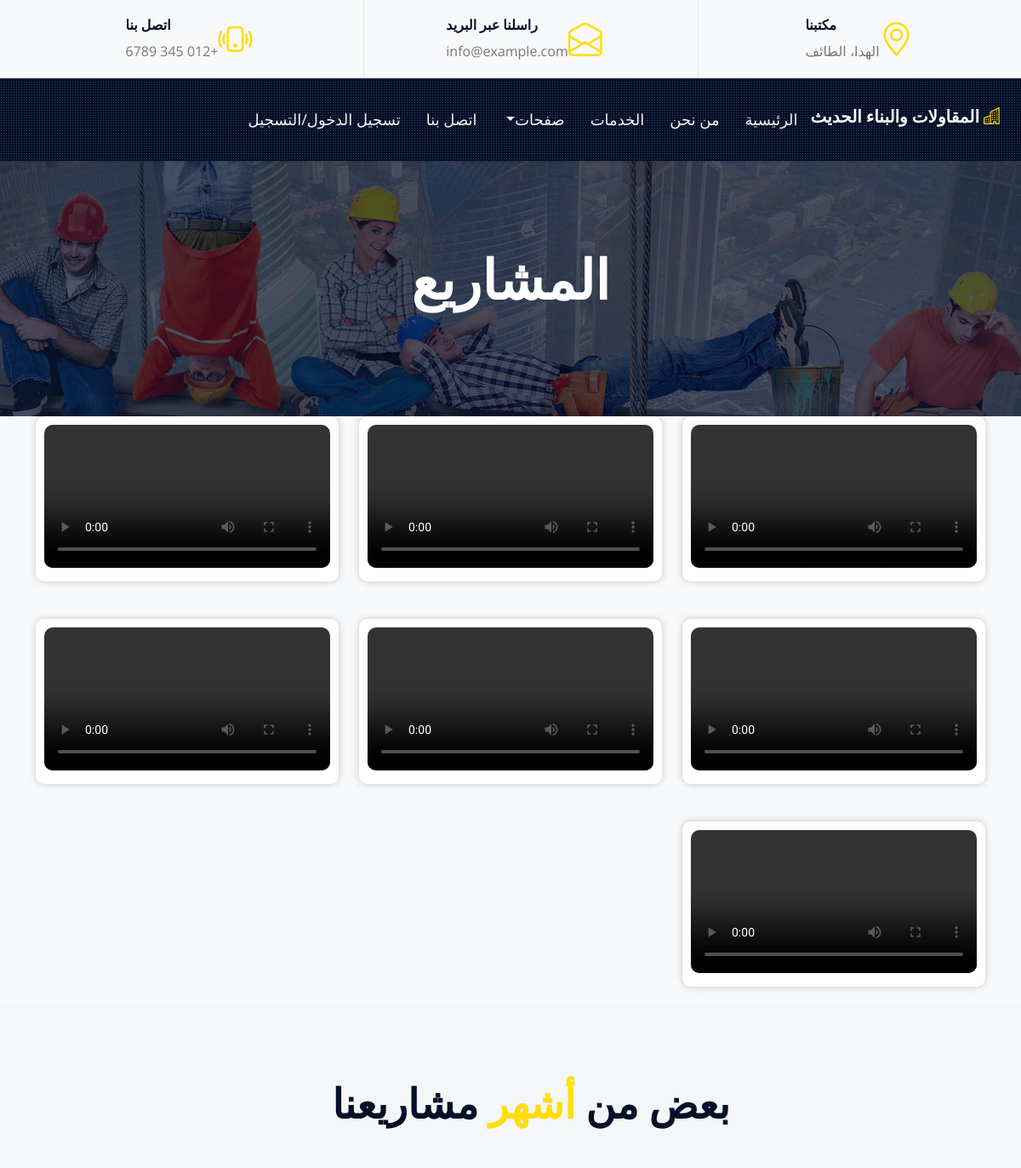
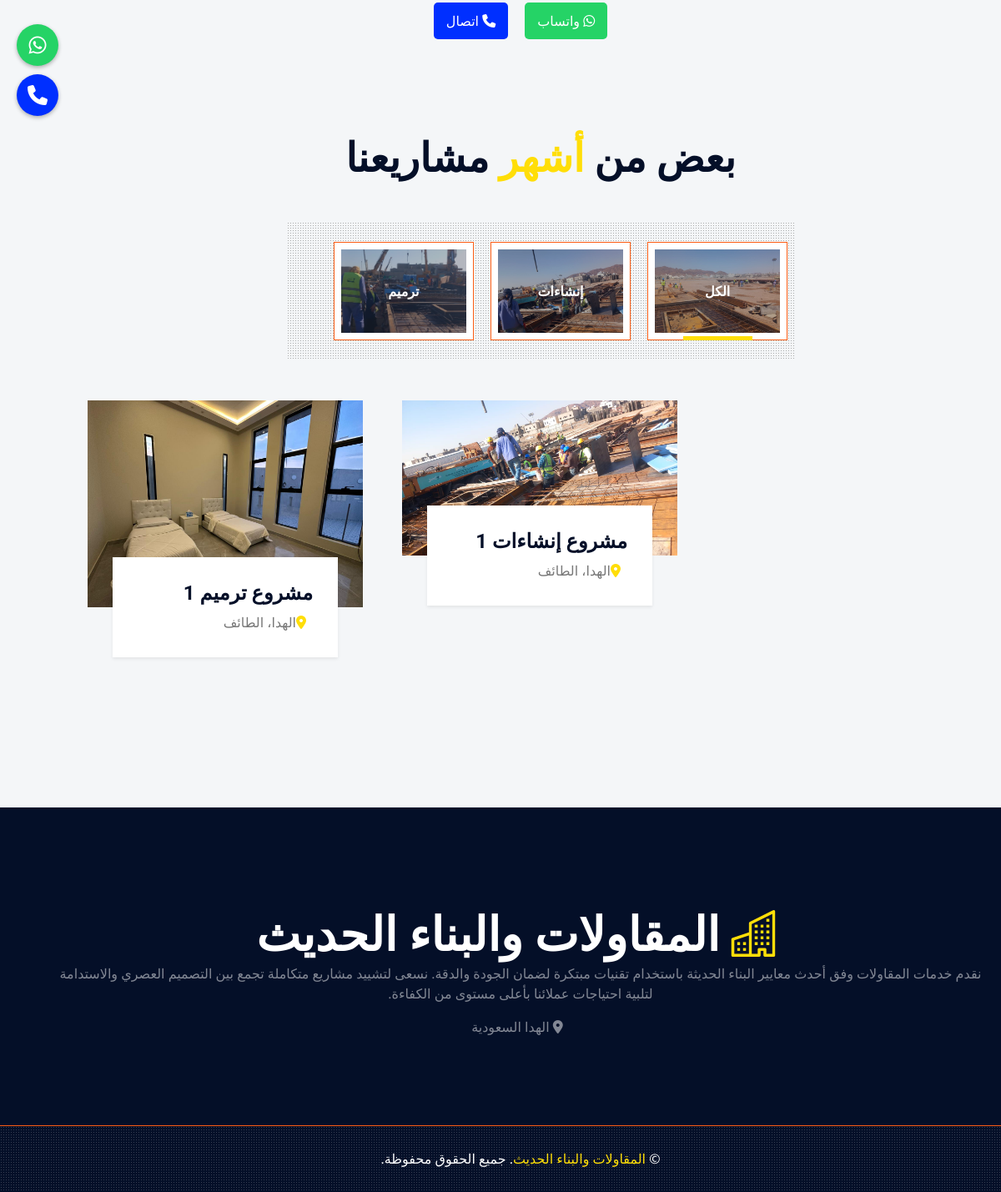
/project.php, run on the app's committed database (2 pictures, top to bottom).
### tables this page shows
CREATE TABLE `categories` (
  `id` int(11) NOT NULL,
  `name` varchar(100) NOT NULL,
  `class_name` varchar(50) NOT NULL,
  `image` varchar(255) NOT NULL
);

CREATE TABLE `projects` (
  `id` int(11) NOT NULL,
  `category_id` int(11) NOT NULL,
  `name` varchar(255) NOT NULL,
  `address` varchar(255) NOT NULL,
  `features` text NOT NULL,
  `description` text NOT NULL
);

CREATE TABLE `project_images` (
  `id` int(11) NOT NULL,
  `project_id` int(11) NOT NULL,
  `image_path` varchar(255) NOT NULL
);

### project.php (the view, shortened to what this page needs)
    <?php include("include/header.php");?>
    <div class="container-fluid page-header">
        <h1 class="display-3 text-uppercase text-white mb-3">المشاريع</h1>
    </div>
<div class="container">
    <div class="row g-4">
        <div class="col-xl-4 col-lg-4 col-md-6 col-sm-12">
            <div class="video-container">
                <video controls>
                    <source src="1.mp4" type="video/mp4">
                </video>
            </div>
        </div>
        <div class="col-xl-4 col-lg-4 col-md-6 col-sm-12">
            <div class="video-container">
                <video controls>
                    <source src="2.mp4" type="video/mp4">
                </video>
            </div>
        </div>
        <div class="col-xl-4 col-lg-4 col-md-6 col-sm-12">
            <div class="video-container">
                <video controls>
                    <source src="3.mp4" type="video/mp4">
                </video>
            </div>
        </div>
        <div class="col-xl-4 col-lg-4 col-md-6 col-sm-12">
            <div class="video-container">
                <video controls>
                    <source src="4.mp4" type="video/mp4">
                </video>
            </div>
        </div>
        <div class="col-xl-4 col-lg-4 col-md-6 col-sm-12">
            <div class="video-container">
                <video controls>
                    <source src="5.mp4" type="video/mp4">
                </video>
            </div>
        </div>
            <div class="col-xl-4 col-lg-4 col-md-6 col-sm-12">
            <div class="video-container">
                <video controls>
                    <source src="6.mp4" type="video/mp4">
                </video>
            </div>
        </div>
            <div class="col-xl-4 col-lg-4 col-md-6 col-sm-12">
            <div class="video-container">
                <video controls>
                    <source src="7.mp4" type="video/mp4">
                </video>
            </div>
        </div>
    </div>
</div>
<div class="container-fluid bg-light py-6 ps-5 pe-0">
    <div class="text-center mx-auto mb-5" style="max-width: 600px;">
        <h1 class="display-5 text-uppercase mb-4">بعض من <span class="text-primary">أشهر</span> مشاريعنا</h1>
    </div>
    <div class="container">
        <div class="contact-buttons">
            <a href="https://wa.me/+967773748697" target="_blank" title="واتساب" class="btn-custom btn-whatsapp">
                <i class="fab fa-whatsapp"></i> واتساب
            </a>
            <a href="tel:+967773748697" class="btn-custom btn-call" title="اتصال">
                <i class="fas fa-phone"></i> اتصال
            </a>
        </div>
    </div>
    <br>
<?php
        $categories_result = mysqli_query($con, "SELECT * FROM categories ORDER BY id");
        $filter = $_GET['filter'] ?? '*';
        if ($filter == '*' || empty($filter)) {
            $projects_result = mysqli_query($con, "SELECT p.*, c.class_name FROM projects p JOIN categories c ON p.category_id = c.id ORDER BY p.id DESC");
        }
?>
        <div class="container-fluid bg-light py-6 ps-5 pe-0">
            <div class="text-center mx-auto mb-5" style="max-width: 600px;">
                <h1 class="display-5 text-uppercase mb-4">بعض من <span class="text-primary">أشهر</span> مشاريعنا</h1>
            </div>
            <div class="row gx-5">
                <div class="col-12 text-center">
                    <div class="d-inline-block bg-dark-radial text-center pt-4 ps-5 pe-0 mb-5">
                        <ul class="list-inline mb-0" id="portfolio-flters">
                            <?php while($cat = mysqli_fetch_assoc($categories_result)): ?>
                                <li class="btn btn-outline-primary bg-white p-2 mx-2 mb-4 <?php echo ($filter == $cat['class_name'] || ($filter == '*' && $cat['class_name']=='*')) ? 'active' : '' ?>"
                                    data-filter="<?php echo $cat['class_name']; ?>">
                                    <a href="?filter=<?php echo $cat['class_name']; ?>" style="text-decoration:none; color:inherit;">
                                       <img src="admin/uploads/<?php echo htmlspecialchars($cat['image']); ?>" style="width: 150px; height: 100px; object-fit: cover;" alt="صورة القسم">
                                        <div class="position-absolute top-0 start-0 end-0 bottom-0 m-2 d-flex align-items-center justify-content-center" style="background: rgba(4, 15, 40, .3);">
                                            <h6 class="text-white text-uppercase m-0"><?php echo htmlspecialchars($cat['name']); ?></h6>
                                        </div>
                                    </a>
                                </li>
                            <?php endwhile; ?>
                        </ul>
                    </div>
                </div>
            </div>
            <div class="row g-5 portfolio-container">
                <?php while($project = mysqli_fetch_assoc($projects_result)): ?>
                    <?php
                        $proj_id = $project['id'];
                        $img_res = mysqli_query($con, "SELECT image_path FROM project_images WHERE project_id = $proj_id LIMIT 1");
                        $img = mysqli_fetch_assoc($img_res);
                        $img_src = $img ? $img['image_path'] : 'img/default.jpg';
                    ?>
                    <div class="col-xl-4 col-lg-6 col-md-6 portfolio-item <?php echo htmlspecialchars($project['class_name']); ?>">
                        <div class="position-relative portfolio-box">
                            <img class="img-fluid w-100" src="<?php echo htmlspecialchars($img_src); ?>" alt="<?php echo htmlspecialchars($project['name']); ?>">
                            <a class="portfolio-title shadow-sm" href="project_details.php?id=<?php echo $proj_id; ?>">
                                <p class="h4 text-uppercase"><?php echo htmlspecialchars($project['name']); ?></p>
                                <span class="text-body"><i class="fa fa-map-marker-alt text-primary me-2"></i><?php echo htmlspecialchars($project['address']); ?></span>
                            </a>
                        </div>
                    </div>
                <?php endwhile; ?>
            </div>
        </div>
</div>
<?php include("include/footer.php");?>

### css/style.css (style rules this page uses)
:root { --primary: #ffde08; --secondary: #FDBE33; --light: #F4F6F8; --dark: #040F28; }
.py-6 { padding-top: 90px; padding-bottom: 90px; }
.btn { position: relative; font-weight: 600; text-transform: uppercase; transition: .5s; }
.btn::after { position: absolute; content: ""; width: 0; height: 5px; bottom: -1px; left: 50%; background: var(--primary); transition: .5s; }
.btn:hover::after, .btn.active::after { width: 50%; left: 25%; }
.bg-dark-radial { background-image: -webkit-repeating-radial-gradient(center center, rgba(0, 0, 0, 0.3), rgba(0, 0, 0, 0.3) 1px, transparent 1px, transparent 100%); background-image: -moz-repeating-radial-gradient(center center, rgba(0, 0, 0, 0.3), rgba(0, 0, 0, 0.3) 1px, transparent 1px, transparent 100%); background-image: -ms-repeating-radial-gradient(center center, rgba(0, 0, 0, 0.3), rgba(0, 0, 0, 0.3) 1px, transparent 1px, transparent 100%); background-image: -o-repeating-radial-gradient(center center, rgba(0, 0, 0, 0.3), rgba(0, 0, 0, 0.3) 1px, transparent 1px, transparent 100%); background-image: repeating-radial-gradient(center center, rgba(0, 0, 0, 0.3), rgba(0, 0, 0, 0.3) 1px, transparent 1px, transparent 100%); background-size: 3px 3px; }
.page-header { height: 300px; display: flex; flex-direction: column; align-items: center; justify-content: center; background: linear-gradient(rgba(4, 15, 40, .7), rgba(4, 15, 40, .7)), url(../img/carousel-1.jpg) center center no-repeat; background-size: cover; }
.portfolio-item { margin-bottom: 60px; }
.portfolio-title { position: absolute; display: flex; flex-direction: column; justify-content: center; height: 120px; padding: 0 30px; right: 30px; left: 30px; bottom: -60px; background: #FFFFFF; z-index: 3; }
.portfolio-box::before, .portfolio-box::after { position: absolute; content: ""; width: 0; height: 100%; top: 0; transition: .5s; z-index: 1; background: rgba(4, 15, 40, .7); }
.portfolio-box::before { left: 0; }
.portfolio-box::after { right: 0; }

### include/header.php (style rules this page uses)
* { margin: 0; padding: 0; box-sizing: border-box; }
html, body { width: 100%; height: 100%; margin: 0; padding: 0; overflow-x: hidden; background-color: #f8f9fa; }
body { background-color: #f8f9fa; direction: rtl; text-align: right; overflow-x: hidden; }
.container { width: 100%; max-width: 1200px; margin-inline: auto; padding-inline: 15px; }
.row { display: flex; flex-wrap: wrap; margin-inline: -15px; }
@media (min-width: 768px) { .container { max-width: 720px; } }
@media (min-width: 992px) { .container { max-width: 960px; } }
@media (min-width: 1200px) { .container { max-width: 1140px; } }

### project.php (style rules this page uses)
.video-container { background-color: #fff; padding: 10px; box-shadow: 0 0 10px rgba(0,0,0,0.2); border-radius: 10px; margin-bottom: 20px; }
video { width: 100%; height: auto; border-radius: 10px; }
.contact-buttons { display: flex; justify-content: center; margin-top: 20px; }
.btn-custom { margin: 0 10px; padding: 10px 15px; color: white; border-radius: 5px; text-align: center; transition: background-color 0.3s; }
.btn-whatsapp { background-color: #25D366; }
.btn-call { background-color: #002fff; }

### data on the page
categories: image (picture), name "الكل"
categories: image (picture), name "إنشاءات"
categories: image (picture), name "ترميم"
projects: project_images.image_path (picture), name "مشروع ترميم 1", address "الهدا، الطائف"
projects: project_images.image_path (picture), name "مشروع إنشاءات 1", address "الهدا، الطائف"
